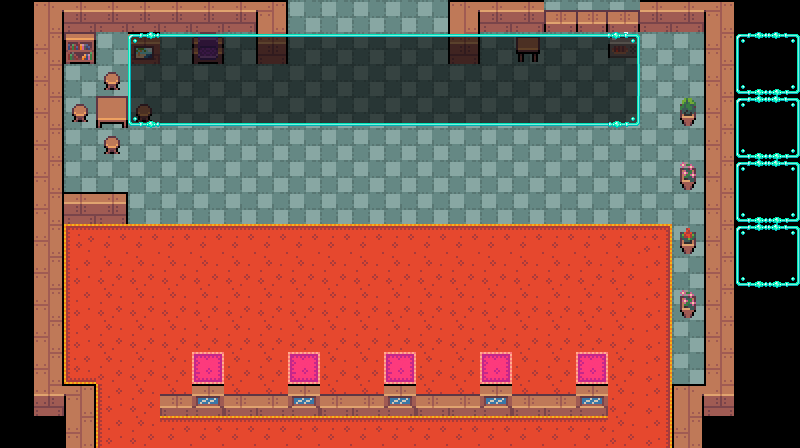

Below is a game level as drawn by its tile map, then a one-line description and the .tmx file that defines it, in full:
An orthogonal 25x14 tile map with 32x32 px tiles, 2 tile layers (staticObjects, text).

<map version="1.4" tiledversion="1.4.2" orientation="orthogonal" renderorder="right-down" width="25" height="14" tilewidth="32" tileheight="32" infinite="0" nextlayerid="3" nextobjectid="1">
 <editorsettings>
  <export target="tileMap.json" format="json" />
 </editorsettings>
 <tileset firstgid="1" name="tileSet" tilewidth="32" tileheight="32" tilecount="120" columns="8">
  <image source="tileSet.png" width="256" height="480" />
  <tile id="0">
   <properties>
    <property name="rigidBody" type="bool" value="true" />
   </properties>
  </tile>
  <tile id="1">
   <properties>
    <property name="rigidBody" type="bool" value="true" />
   </properties>
  </tile>
  <tile id="2">
   <properties>
    <property name="rigidBody" type="bool" value="true" />
   </properties>
  </tile>
  <tile id="3">
   <properties>
    <property name="rigidBody" type="bool" value="true" />
   </properties>
  </tile>
  <tile id="4">
   <properties>
    <property name="rigidBody" type="bool" value="false" />
   </properties>
  </tile>
  <tile id="5">
   <properties>
    <property name="rigidBody" type="bool" value="false" />
   </properties>
  </tile>
  <tile id="6">
   <properties>
    <property name="rigidBody" type="bool" value="false" />
   </properties>
  </tile>
  <tile id="7">
   <properties>
    <property name="rigidBody" type="bool" value="false" />
   </properties>
  </tile>
  <tile id="8">
   <properties>
    <property name="rigidBody" type="bool" value="true" />
   </properties>
  </tile>
  <tile id="9">
   <properties>
    <property name="rigidBody" type="bool" value="true" />
   </properties>
  </tile>
  <tile id="10">
   <properties>
    <property name="rigidBody" type="bool" value="true" />
   </properties>
  </tile>
  <tile id="11">
   <properties>
    <property name="rigidBody" type="bool" value="true" />
   </properties>
  </tile>
  <tile id="12">
   <properties>
    <property name="rigidBody" type="bool" value="false" />
   </properties>
  </tile>
  <tile id="13">
   <properties>
    <property name="rigidBody" type="bool" value="false" />
   </properties>
  </tile>
  <tile id="14">
   <properties>
    <property name="rigidBody" type="bool" value="false" />
   </properties>
  </tile>
  <tile id="15">
   <properties>
    <property name="rigidBody" type="bool" value="false" />
   </properties>
  </tile>
 </tileset>
 <layer id="1" name="staticObjects" width="25" height="14">
  <data encoding="csv">
0,49,50,50,50,50,50,50,51,58,58,58,58,58,49,54,54,75,73,77,54,54,51,0,0,
0,57,92,58,80,58,108,58,68,58,58,58,58,58,68,58,95,58,58,97,58,58,59,110,111,
0,57,58,94,58,58,58,58,58,58,58,58,58,58,58,58,58,58,58,58,58,58,59,118,119,
0,57,94,96,94,58,58,58,58,58,58,58,58,58,58,58,58,58,58,58,58,101,59,110,111,
0,57,58,94,58,58,58,58,58,58,58,58,58,58,58,58,58,58,58,58,58,58,59,118,119,
0,57,58,58,58,58,58,58,58,58,58,58,58,58,58,58,58,58,58,58,58,102,59,110,111,
0,57,66,55,58,58,58,58,58,58,58,58,58,58,58,58,58,58,58,58,58,58,59,118,119,
0,57,1,2,2,2,2,2,2,2,2,2,2,2,2,2,2,2,2,2,3,103,59,110,111,
0,57,9,10,10,10,10,10,10,10,10,10,10,10,10,10,10,10,10,10,11,58,59,118,119,
0,57,9,10,10,10,10,10,10,10,10,10,10,10,10,10,10,10,10,10,11,102,59,0,0,
0,57,9,10,10,10,10,10,10,10,10,10,10,10,10,10,10,10,10,10,11,58,59,0,0,
0,57,17,10,10,10,48,10,10,48,10,10,48,10,10,48,10,10,48,10,11,58,59,0,0,
0,65,51,9,10,76,79,76,76,79,76,76,79,76,76,79,76,76,79,10,11,49,67,0,0,
0,0,59,9,10,2,2,2,2,2,2,2,2,2,2,2,2,2,2,10,11,57,0,0,0
</data>
 </layer>
 <layer id="2" name="text" width="25" height="14">
  <data encoding="csv">
0,0,0,0,0,0,0,0,0,0,0,0,0,0,0,0,0,0,0,0,0,0,0,0,0,
0,0,0,0,110,109,109,109,109,109,109,109,109,109,109,109,109,109,109,111,0,0,0,0,0,
0,0,0,0,112,116,116,116,116,116,116,116,116,116,116,116,116,116,116,120,0,0,0,0,0,
0,0,0,0,118,117,117,117,117,117,117,117,117,117,117,117,117,117,117,119,0,0,0,0,0,
0,0,0,0,0,0,0,0,0,0,0,0,0,0,0,0,0,0,0,0,0,0,0,0,0,
0,0,0,0,0,0,0,0,0,0,0,0,0,0,0,0,0,0,0,0,0,0,0,0,0,
0,0,0,0,0,0,0,0,0,0,0,0,0,0,0,0,0,0,0,0,0,0,0,0,0,
0,0,0,0,0,0,0,0,0,0,0,0,0,0,0,0,0,0,0,0,0,0,0,0,0,
0,0,0,0,0,0,0,0,0,0,0,0,0,0,0,0,0,0,0,0,0,0,0,0,0,
0,0,0,0,0,0,0,0,0,0,0,0,0,0,0,0,0,0,0,0,0,0,0,0,0,
0,0,0,0,0,0,0,0,0,0,0,0,0,0,0,0,0,0,0,0,0,0,0,0,0,
0,0,0,0,0,0,0,0,0,0,0,0,0,0,0,0,0,0,0,0,0,0,0,0,0,
0,0,0,0,0,0,0,0,0,0,0,0,0,0,0,0,0,0,0,0,0,0,0,0,0,
0,0,0,0,0,0,0,0,0,0,0,0,0,0,0,0,0,0,0,0,0,0,0,0,0
</data>
 </layer>
</map>